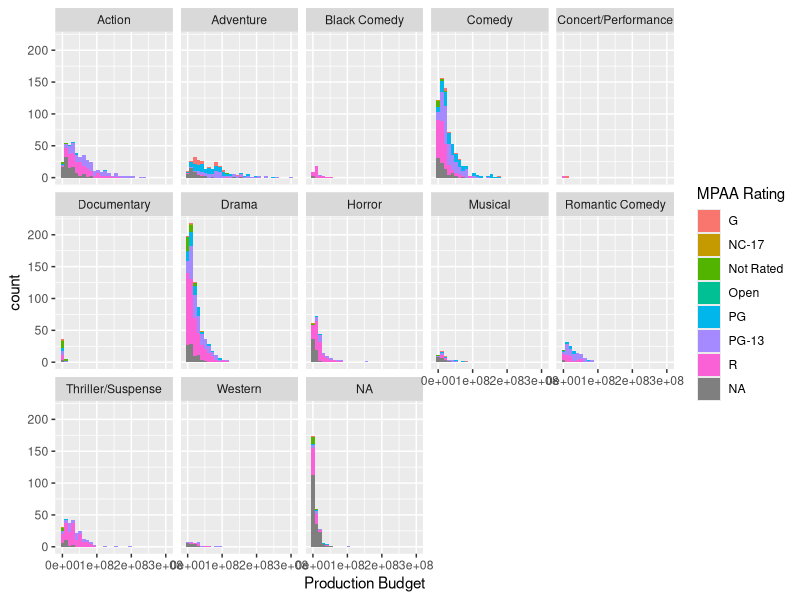

Source code (R):
library(tidyverse)

df <- read_csv("data/movies.csv")
ggplot(df) +
  geom_histogram(aes(x = `Production Budget`, fill = `MPAA Rating`)) +
  facet_wrap(vars(`Major Genre`), ncol = 5)
